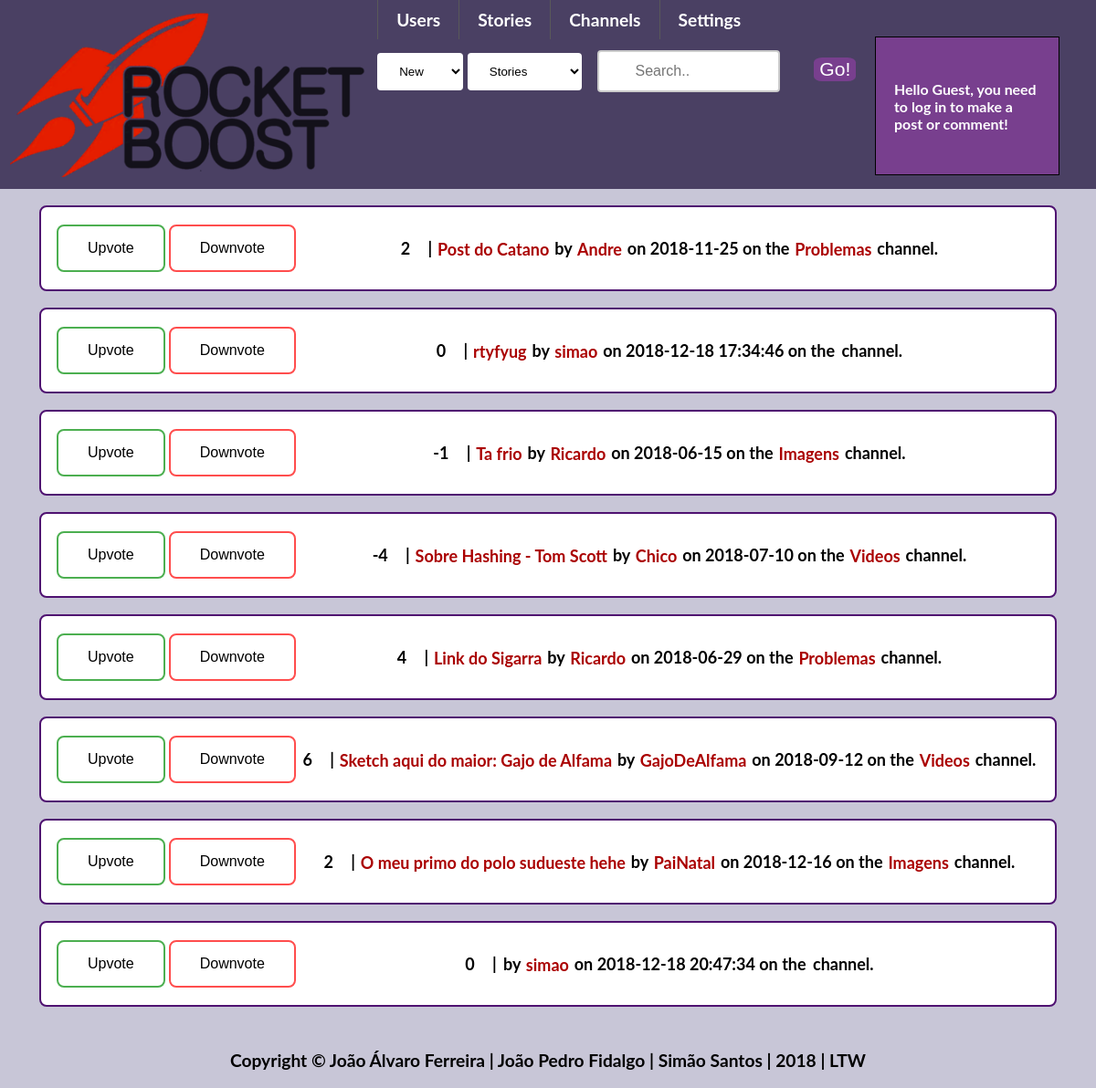
The app's page /pages/frontpage.php?sort=comments with its own data.
### tables this page shows
CREATE TABLE posts
(
    postID INTEGER UNIQUE NOT NULL PRIMARY KEY,
    title VARCHAR NOT NULL,
    content VARCHAR,
    type VARCHAR,
    dateWritten DATETIME,
    username INTEGER REFERENCES users Not NULL,
    channel VARCHAR NOT NULL
);

### database/utilities.php (called while the page is built, shortened)
<?php
function getVotesPost($id){
    $db = Database::getInstance()->db();
    $stmt = $db->prepare('SELECT * FROM postvotes WHERE postID = ?');
    $stmt->execute(array($id));
    $result = $stmt->fetchAll();
    $votes = 0;
    foreach ($result as $row) {
    if($row['positive'] == 1)
        $votes = $votes+1;
    else $votes = $votes - 1;
    }
    return $votes;
}
function getCommentsPost($id){
    $db = Database::getInstance()->db();
    $stmt = $db->prepare('SELECT * FROM comments WHERE postID = ?');
    $stmt->execute(array($id));
    $result = $stmt->fetchAll();
    return count($result);
}
?>

### pages/frontpage.php (the view, shortened to what this page needs)
<?php
include_once "../templates/default.php";
draw_posts();
function cmpComments($a, $b)
{
    if (getCommentsPost($a['postID']) == getCommentsPost($b['postID'])) {
        return 0;
    }
    return (getCommentsPost($a['postID']) > getCommentsPost($b['postID'])) ? -1 : 1;
}
function draw_posts(){
    $sortType = "points";
if(isset($_GET['sort']))
    $sortType = htmlspecialchars($_GET['sort']);
    $db = Database::getInstance()->db();
    $stmt = $db->prepare('SELECT * FROM posts');
    $stmt->execute();
    $result = $stmt->fetchAll();
    if($sortType == "points")
    usort($result, "cmpPoints");
    else if($sortType == "new")
    usort($result, "cmpDate");
    else if($sortType == "comments")
    usort($result, "cmpComments");
    foreach ($result as $row) {
    $votes = getVotesPost($row['postID']);?>
    <div id="postlist">
        <div class="votes_frontpage">
            <input type="button" value="Upvote">
            <input type="button" value="Downvote">
        </div>
        <div id="post_info">
            <span id="votes"><?php echo $votes?></span>
            <span class="separator"> | </span>
            <a href = "../pages/viewPost.php?id=<?php echo $row['postID']?>"><?php echo $row['title']?></a>
            <span class="separator">by</span>
            <a href = "../pages/viewProfile.php?username=<?php echo $row['username']?>"><?php echo $row['username'];?></a>
            <span class="separator">on</span>
            <?php echo $row['dateWritten']?>
            <span class="separator">on the </span>
             <a href = "../pages/channel.php?id=<?php echo $row['channel']?>"><?php echo $row['channel'];?></a>
            <span class="channel">channel.</span>
        </div>
    </div>
<?php
    }
}
?>

### css/style.css (style rules this page uses)
body { margin: 0 auto; --bg-color: #C8C6D7; --main-color: #783F8E; --dark-color: #4F1271; --light-color: #4A4063; background-color: var(--bg-color); font-weight: 700; font-size: 14px; font-size: 120%; font-family: Lato, Arial, sans-serif; transition: box-shadow .2s cubic-bezier(.4,0,1,1),background .2s cubic-bezier(.4,0,.2,1),color .2s cubic-bezier(.4,0,.2,1); }
a:link { position: relative; text-decoration: none; -webkit-transition: all 1s linear; color: #aa0000; padding: 1.5px; -webkit-transition: all 1s linear; }
#postlist { display: flex; background-color: white; border: 2px solid var(--dark-color); border-radius: 8px; width: 90%; padding: 15px; margin: 1em; margin-left: auto; margin-right: auto; font-size: 18px; }
.votes_frontpage { display: flex; }
.votes_frontpage input:first-child { background-color: white; border: 2px solid #4CAF50; border-radius: 8px; color: black; padding: 15px 32px; text-align: center; text-decoration: none; display: block; font-size: 16px; margin: 4px 2px; cursor: pointer; -webkit-transition-duration: 0.4s; transition-duration: 0.4s; }
.votes_frontpage input:nth-child(2) { background-color: white; border: 2px solid #ff4d4d; border-radius: 8px; color: black; padding: 15px 32px; text-align: center; text-decoration: none; display: block; font-size: 16px; margin: 4px 2px; cursor: pointer; -webkit-transition-duration: 0.4s; transition-duration: 0.4s; }
#post_info { margin: auto; }

### records on screen
posts: votes "2", title "Post do Catano", username "Andre", dateWritten "2018-11-25", channel "Problemas"
posts: votes "0", title "rtyfyug", username "simao", dateWritten "2018-12-18 17:34:46"
posts: votes "-1", title "Ta frio", username "Ricardo", dateWritten "2018-06-15", channel "Imagens"
posts: votes "-4", title "Sobre Hashing - Tom Scott", username "Chico", dateWritten "2018-07-10", channel "Videos"
posts: votes "4", title "Link do Sigarra", username "Ricardo", dateWritten "2018-06-29", channel "Problemas"
posts: votes "6", title "Sketch aqui do maior: Gajo de Alfama", username "GajoDeAlfama", dateWritten "2018-09-12", channel "Videos"
posts: votes "2", title "O meu primo do polo sudueste hehe", username "PaiNatal", dateWritten "2018-12-16", channel "Imagens"
posts: votes "0", username "simao", dateWritten "2018-12-18 20:47:34"
